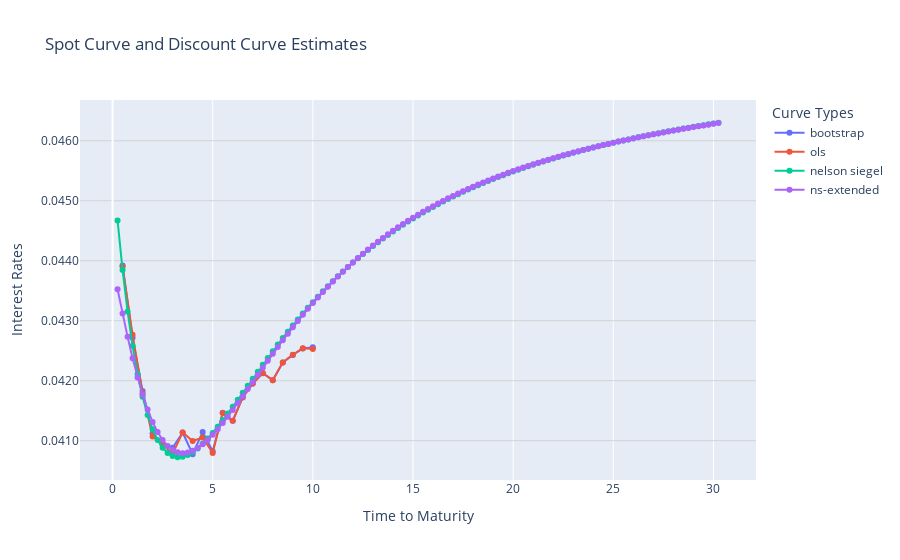

The code cell stored with this chart in its notebook:
### Markdown cell above
_Note: graphs created using ChatGPT: "Combine int_rates_ols and ns_curve_df into one graph using plotly express". Assume both dataframes have different  different number of rows, so concating will lead to many nan and merging would remove some rows"_

### Code cell
maturity_list = get_maturity_delta(t_maturity=cf_NS.columns,date_current=t_curr_date)
maturity_grid = np.arange(0.25, maturity_list.max()+.5, 0.25)
curves_ns_df = pd.DataFrame(index = maturity_grid)
curves_ns_df['nelson siegel'] = nelson_siegel(params_NS,maturity_grid)
curves_ns_df['ns-extended']= nelson_siegel_extended(params_NSE,maturity_grid)

# Create an empty figure
fig = go.Figure()

# Add the first set of data (curves_ols)
for col in curves_ols.columns:
    fig.add_trace(go.Scatter(
        x=curves_ols.index, 
        y=curves_ols[col], 
        mode='lines+markers', 
        name=col  # Add legend name from series_names
    ))

# Add the second set of data (curves_ns_df)
for col in curves_ns_df.columns:
    fig.add_trace(go.Scatter(
        x=curves_ns_df.index, 
        y=curves_ns_df[col], 
        mode='lines+markers', 
        name=col  # Add legend name from series_names
    ))

# Update layout to customize axis labels and grid style
fig.update_layout(
    title="Spot Curve and Discount Curve Estimates",
    xaxis_title="Time to Maturity",
    yaxis_title="Interest Rates",
    legend_title="Curve Types",
    yaxis=dict(
        tickformat=".4f",
        gridcolor='lightgrey',
        showgrid=True  # Ensure grid is enabled on the y-axis
    )
)

# Show the figure
fig.show()
